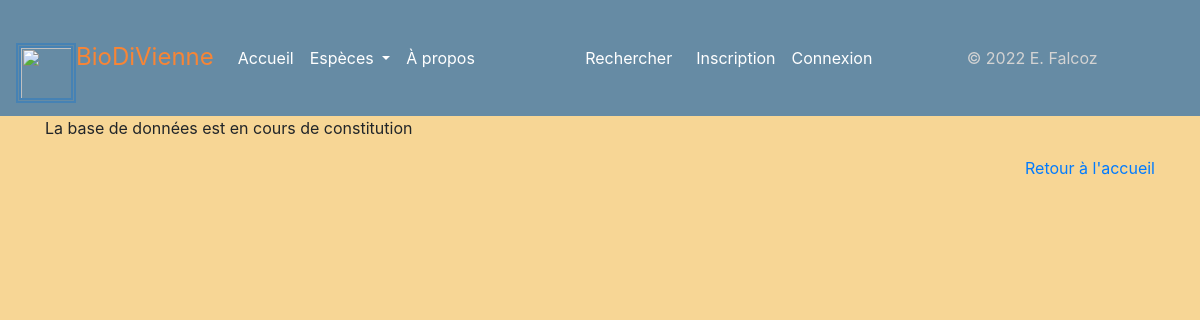
/espece/27, run on an earlier commit of the app's database.
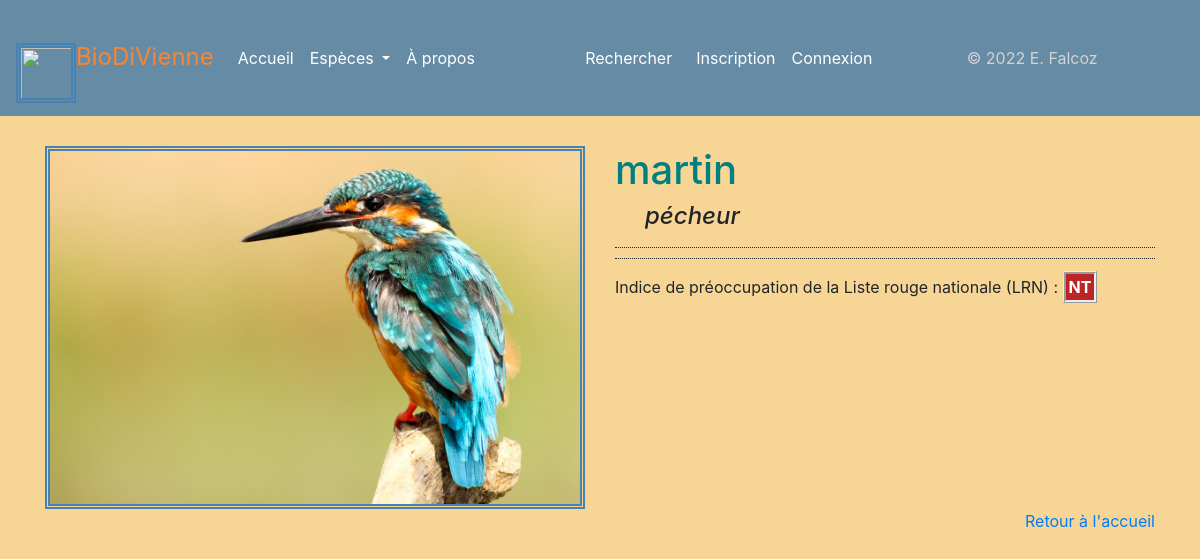
And on a later commit of the database.
### app25OK.py (models this page shows)
class Espece(db.Model):
    espece_id = db.Column(db.Integer, unique=True, nullable=False, primary_key=True, autoincrement=True)
    espece_fichier = db.Column(db.Text, unique=True, nullable=False)
    espece_regne = db.Column(db.Text)
    espece_nom_vernaculaire = db.Column(db.Text, nullable=False)
    espece_nom_latin = db.Column(db.Text, unique=True, nullable=False)
    espece_description = db.Column(db.Text)
    espece_preoccupation = db.Column(db.Text)
    authorships = db.relationship("Authorship", back_populates="espece")

### app25OK.py (the view)
@app.route("/espece/<int:espece_id>")
def espece(espece_id):
    unique_espece = Espece.query.get(espece_id)
    return render_template("pages/espece.html", espece=unique_espece)

### templates/pages/espece.html (shortened to what this page needs)
{% extends "conteneur.html" %}
{% block corps %}
    {% if statut == 0 %}
        <div class="alert alert-warning" role="alert">Erreur: vous ne pouvez avoir un même nom latin pour deux espèces.</div>
    {% else %}
    {% if espece %}
<div>
<div class="row align-items-start">
    <div class="col">
            <img src=/display/{{espece.espece_fichier}} class="img-fluid" href="{{espece.espece_droit_image}}">
    </div>
    <div class="col desc">
      <h1>{{espece.espece_nom_vernaculaire}}</h1>
            <h4><i>{{espece.espece_nom_latin}}</i></h4>
      <div class="mb-3">
                <p class="description">{{espece.espece_description}}</p>
              </div>
            <div class="mb-3">
                <p>Indice de préoccupation de la Liste rouge nationale (LRN) : <span class="preocc">{{espece.espece_preoccupation}}</span></p></br>
            </div>
</div>
</div>
    {% else %}
            <div class="row align-items-start">
                <div class="col">
        <p>La base de données est en cours de constitution</p>
                    </div>
            </div>
    {% endif %}
    {% endif %}
    <p><a class="float-right" href="{{url_for('accueil')}}">Retour à l'accueil</a></p>
{% endblock %}

### templates/conteneur.html (shortened to what this page needs)
<!DOCTYPE html>
<html lang="fr">
<head>
    <head>
    {% include "partials/css.html" %}
        <link rel="stylesheet" href="/static/css/style.css">
</head>
<body>
    <nav class="navbar navbar-expand-lg navbar-light" style="background-color: #668ba4;">
        <a class="navbar-brand" href="{{url_for('accueil')}}" style="color: #f78536; font-size: x-large;"> <img class="d-inline-block" src="{{url_for('static', filename='images/pavot.png')}}" width="60" height="60" class="d-inline-block align-text-top"/>BioDiVienne</a>
        <ul class="navbar-nav mr-auto mt-2 mt-lg-0">
          <li class="nav-item active">
            <a class="nav-link nav-info" style="color: white" href="{{url_for('accueil')}}">Accueil</a>
          </li>
          <li class="nav-item dropdown nav-item">
            <a class="nav-link dropdown-toggle" style="color: white" href="#" id="EspecesDropdown" role="button" data-toggle="dropdown" aria-haspopup="true" aria-expanded="false">
              Espèces
            </a>
          </li>
            <li class="nav-item">
            <a class="nav-link " style="color: white;" href="{{url_for('page_apropos')}}">À propos</a>
          </li>
        </ul>
        <form class="form-inline my-2 my-lg-0" action="{{url_for('recherche')}}" method="GET">
            <a class="nav-link" style="color: white" src="{{url_for('recherche')}}" href="{{url_for('recherche')}}">Rechercher</a>
        </form>
        <ul class="navbar-nav mr-auto">
                {% if not current_user.is_authenticated %}
                  <li class="nav-item">
                    <a class="nav-link" style="color: white" href="{{url_for("inscription")}}">Inscription</a>
                  </li>
                  <li class="nav-item">
                    <a class="nav-link" style="color: white" href="{{url_for("connexion")}}">Connexion</a>
                  </li>
                {% endif %}
        </ul>
        <ul class="navbar-nav mr-auto">
            <li class="nav-item" style="color: lightgray">&copy; 2022 E. Falcoz</li>
        </ul>
    </nav>
    <div class="container">
    {% block corps %}{% endblock %}
    </div>
</div>
</body>
</html>

### templates/partials/css.html (shortened to what this page needs)
<link rel="stylesheet" href="{{ url_for('static', filename='css/bootstrap.css')}}">

### static/css/style.css (style rules this page uses)
.container { background-image: none; }

### templates/pages/espece.html (style rules this page uses)
body { background-color: #f7d695; }
img { border-style: double; border-width: thick; border-color: steelblue; margin-top: 30px; }
.desc { margin-top: 30px; }
.preocc { font-weight: bolder; color: white; border-style: ridge !important; border-radius: 05%; padding: 3px; background-color: #bc2525; border-width: 3px; }
p.description { border-top: dotted 1px; margin: revert; padding: 5px; border-bottom: dotted 1px; text-align: justify; }
h1 { color: teal; }
h4 { margin-left: 30px; }

What changed in the data, as far as the page shows it:
added Espece: espece_fichier (picture), espece_nom_vernaculaire "martin", espece_nom_latin "pécheur", espece_preoccupation "NT"
Also different on the page:
text no longer shown: "La base de données est en cours de constitution"
text now shown: "Indice de préoccupation de la Liste rouge nationale (LRN) :"
